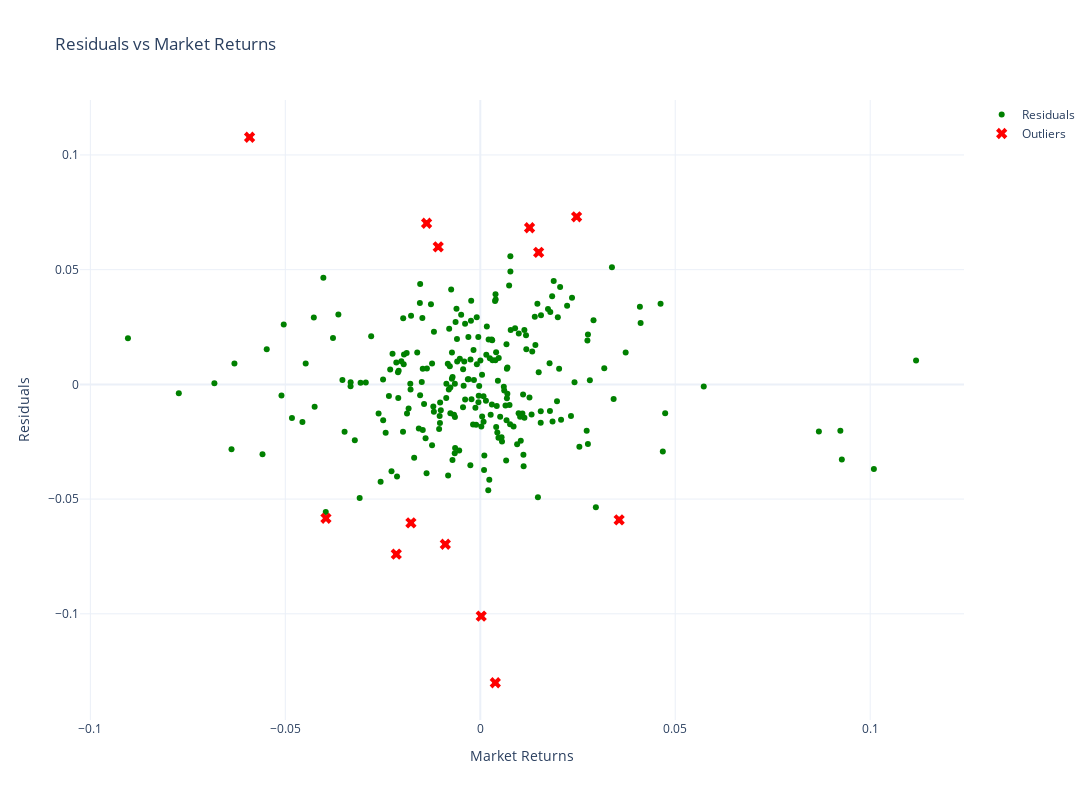

Notebook code cell kept with this figure:
### Markdown cell above
## plot residuals from OLS reg

### Code cell
import pandas as pd
import numpy as np
import plotly.graph_objects as go
import statsmodels.api as sm

# Load and preprocess data (same as before)
file_path = r'C:\Users\GODLEWSKI\Downloads\Classeur1.xlsx'
data = pd.read_excel(file_path, sheet_name='Feuil1')

data['Date'] = pd.to_datetime(data['Date'])
data.set_index('Date', inplace=True)
data['Stock_Returns'] = data['Adjusted price'].pct_change()
data['Market_Returns'] = data['Index value'].pct_change()
data.dropna(inplace=True)

market_returns = data['Market_Returns']
stock_returns = data['Stock_Returns']
X = sm.add_constant(market_returns)

# Perform OLS regression
model = sm.OLS(stock_returns, X).fit()
predicted_stock_returns = model.predict(X)
residuals = stock_returns - predicted_stock_returns

# Identify outliers (residuals above a threshold, e.g., absolute value > 2 std deviations)
threshold = 2 * residuals.std()
outliers = residuals.abs() > threshold

# Create a scatter plot of residuals vs market returns
residual_scatter = go.Scatter(
    x=market_returns, y=residuals,
    mode='markers',
    marker=dict(color='green'),
    name='Residuals',
    text=[f"Residual: {res:.4f}" for res in residuals],  # Tooltip text
    hovertemplate="<b>Market Return: %{x:.4f}</b><br>Residual: %{y:.4f}<extra></extra>"
)

# Highlight outliers with a different color
outlier_trace = go.Scatter(
    x=market_returns[outliers], y=residuals[outliers],
    mode='markers',
    marker=dict(color='red', size=10, symbol='x'),
    name='Outliers',
    text=[f"Residual: {res:.4f}" for res in residuals[outliers]],  # Tooltip text for outliers
    hovertemplate="<b>Market Return: %{x:.4f}</b><br>Residual: %{y:.4f}<extra></extra>"
)

# Create the figure
fig = go.Figure(data=[residual_scatter, outlier_trace])

# Add layout details
fig.update_layout(
    title="Residuals vs Market Returns",
    xaxis_title="Market Returns",
    yaxis_title="Residuals",
    width=1200,  # Set the width of the figure
    height=800,   # Set the height of the figure
    hovermode="closest",
    showlegend=True,
    template="plotly_white"
)

# Show the figure
fig.show()

### Figure 1 — Plotly figure (JSON) as saved in the notebook; plotly's stock layout.template omitted (floating-point values rounded to 4 significant figures; data arrays with more than 128 entries replaced by an {"elided": "..."} marker saying what was removed)
{"data": [{"hovertemplate": "<b>Market Return: %{x:.4f}</b><br>Residual: %{y:.4f}<extra></extra>", "marker": {"color": "green"}, "mode": "markers", "name": "Residuals", "text": {"elided": "257 str values"}, "type": "scatter", "x": {"elided": "257 float values"}, "y": {"elided": "257 float values"}}, {"hovertemplate": "<b>Market Return: %{x:.4f}</b><br>Residual: %{y:.4f}<extra></extra>", "marker": {"color": "red", "size": 10, "symbol": "x"}, "mode": "markers", "name": "Outliers", "text": ["Residual: -0.1010", "Residual: 0.0702", "Residual: 0.0683", "Residual: 0.0730", "Residual: 0.0576", "Residual: 0.0599", "Residual: 0.1077", "Residual: -0.0591", "Residual: -0.1301", "Residual: -0.0584", "Residual: -0.0697", "Residual: -0.0740", "Residual: -0.0603"], "type": "scatter", "x": [0.0002367, -0.01377, 0.01263, 0.0247, 0.01497, -0.01079, -0.05917, 0.03561, 0.003848, -0.03959, -0.00897, -0.02154, -0.01779], "y": [-0.101, 0.07023, 0.06828, 0.07305, 0.05757, 0.05991, 0.1077, -0.05906, -0.1301, -0.05837, -0.06968, -0.07401, -0.06034]}], "layout": {"height": 800, "hovermode": "closest", "showlegend": true, "title": {"text": "Residuals vs Market Returns"}, "width": 1200, "xaxis": {"title": {"text": "Market Returns"}}, "yaxis": {"title": {"text": "Residuals"}}}}
